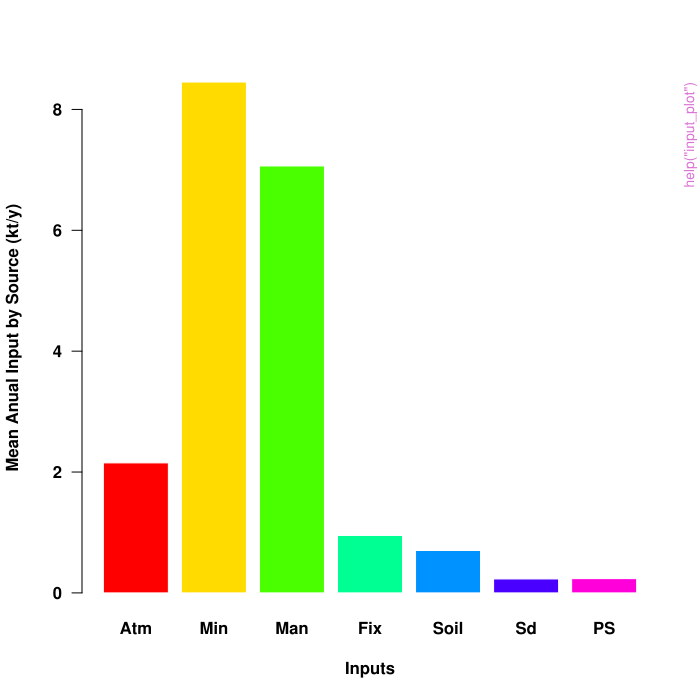

This figure's R source:
pkgname <- "GREENeR"
source(file.path(R.home("share"), "R", "examples-header.R"))
options(warn = 1)
options(pager = "console")
library('GREENeR')

base::assign(".oldSearch", base::search(), pos = 'CheckExEnv')
base::assign(".old_wd", base::getwd(), pos = 'CheckExEnv')
cleanEx()
nameEx("LakeRetent_plot")
### * LakeRetent_plot

flush(stderr()); flush(stdout())

### Name: LakeRetent_plot
### Title: Lake retention values summary
### Aliases: LakeRetent_plot

### ** Examples





cleanEx()
nameEx("N4_sankey")
### * N4_sankey

flush(stderr()); flush(stdout())

### Name: N4_sankey
### Title: Nutrient balance flow plot
### Aliases: N4_sankey

### ** Examples





cleanEx()
nameEx("calib_boxplot")
### * calib_boxplot

flush(stderr()); flush(stdout())

### Name: calib_boxplot
### Title: Boxplot of best parameters
### Aliases: calib_boxplot

### ** Examples





cleanEx()
nameEx("calib_dot")
### * calib_dot

flush(stderr()); flush(stdout())

### Name: calib_dot
### Title: Dot plot of goodness-of-fit metric vs parameter value
### Aliases: calib_dot

### ** Examples





cleanEx()
nameEx("calib_green")
### * calib_green

flush(stderr()); flush(stdout())

### Name: calib_green
### Title: Calibration of the GREEN model
### Aliases: calib_green

### ** Examples





cleanEx()
nameEx("compare_calib")
### * compare_calib

flush(stderr()); flush(stdout())

### Name: compare_calib
### Title: Plot comparing observed vs modeled loads for two set of
###   parameters
### Aliases: compare_calib

### ** Examples





cleanEx()
nameEx("green_shares")
### * green_shares

flush(stderr()); flush(stdout())

### Name: green_shares
### Title: Geospatial Regression Equation parallel execution returning the
###   source apportionment
### Aliases: green_shares

### ** Examples





cleanEx()
nameEx("input_Tserie")
### * input_Tserie

flush(stderr()); flush(stdout())

### Name: input_Tserie
### Title: Time series of annual load inputs by source
### Aliases: input_Tserie

### ** Examples





cleanEx()
nameEx("input_Tserie_area")
### * input_Tserie_area

flush(stderr()); flush(stdout())

### Name: input_Tserie_area
### Title: Time series of annual load inputs by source and km2
### Aliases: input_Tserie_area

### ** Examples

# catch_data <- The_Scen[[1]]
# annual_data <- The_Scen[[2]]
# sh_file <- The_Sf_shape



cleanEx()
nameEx("input_maps")
### * input_maps

flush(stderr()); flush(stdout())

### Name: input_maps
### Title: Map average load input by source
### Aliases: input_maps

### ** Examples





cleanEx()
nameEx("input_plot")
### * input_plot

flush(stderr()); flush(stdout())

### Name: input_plot
### Title: Plot input load by source
### Aliases: input_plot

### ** Examples

# the data of the TN scenario
data(annual_data_TN)
data(sh_file)
# The name of the basin
basin_name <- "Lay"
# the barplot
input_plot(annual_data = annual_data_TN, basin_name = basin_name, plot.type = "B")
# the density plots
input_plot(annual_data_TN, sh_file, basin_name, "D")




cleanEx()
nameEx("nutrient_maps")
### * nutrient_maps

flush(stderr()); flush(stdout())

### Name: nutrient_maps
### Title: Map average load output by source
### Aliases: nutrient_maps

### ** Examples





cleanEx()
nameEx("nutrient_tserie")
### * nutrient_tserie

flush(stderr()); flush(stdout())

### Name: nutrient_tserie
### Title: Output load time series plot
### Aliases: nutrient_tserie

### ** Examples





cleanEx()
nameEx("nutrient_tserie_darea")
### * nutrient_tserie_darea

flush(stderr()); flush(stdout())

### Name: nutrient_tserie_darea
### Title: Output load time series plot
### Aliases: nutrient_tserie_darea

### ** Examples





cleanEx()
nameEx("read_NSdata")
### * read_NSdata

flush(stderr()); flush(stdout())

### Name: read_NSdata
### Title: Read NS data
### Aliases: read_NSdata

### ** Examples





cleanEx()
nameEx("references_plot")
### * references_plot

flush(stderr()); flush(stdout())

### Name: references_plot
### Title: Reference summary plot
### Aliases: references_plot

### ** Examples




cleanEx()
nameEx("region_nut_balance")
### * region_nut_balance

flush(stderr()); flush(stdout())

### Name: region_nut_balance
### Title: Nutrient balance based in the application of the Geospatial
###   Regression Equation returning the diffuse, land retention, point
###   sources
### Aliases: region_nut_balance

### ** Examples





cleanEx()
nameEx("scatter_plot")
### * scatter_plot

flush(stderr()); flush(stdout())

### Name: scatter_plot
### Title: Scatter plot of goodness-of-fit metric vs parameters
### Aliases: scatter_plot

### ** Examples





cleanEx()
nameEx("select_params")
### * select_params

flush(stderr()); flush(stdout())

### Name: select_params
### Title: Selection of best calibration parameters
### Aliases: select_params

### ** Examples





### * <FOOTER>
###
cleanEx()
options(digits = 7L)
base::cat("Time elapsed: ", proc.time() - base::get("ptime", pos = 'CheckExEnv'),"\n")
grDevices::dev.off()
###
### Local variables: ***
### mode: outline-minor ***
### outline-regexp: "\\(> \\)?### [*]+" ***
### End: ***
quit('no')
